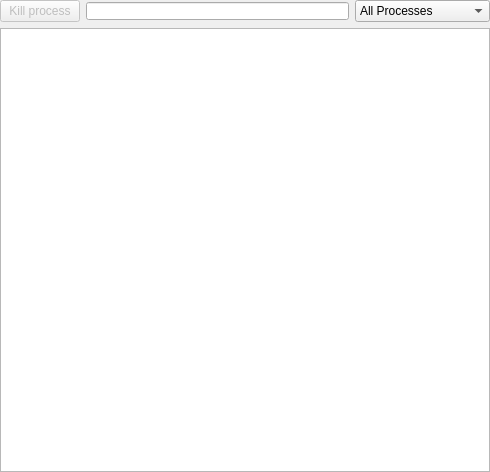
<ui version="4.0" >
 <class>ProcessWidget</class>
 <widget class="QWidget" name="ProcessWidget" >
  <property name="geometry" >
   <rect>
    <x>0</x>
    <y>0</y>
    <width>490</width>
    <height>472</height>
   </rect>
  </property>
  <property name="windowTitle" >
   <string>Form</string>
  </property>
  <layout class="QVBoxLayout" >
   <property name="leftMargin" >
    <number>0</number>
   </property>
   <property name="topMargin" >
    <number>0</number>
   </property>
   <property name="rightMargin" >
    <number>0</number>
   </property>
   <property name="bottomMargin" >
    <number>0</number>
   </property>
   <item>
    <layout class="QHBoxLayout" >
     <item>
      <widget class="QPushButton" name="btnKillProcess" >
       <property name="enabled" >
        <bool>false</bool>
       </property>
       <property name="sizePolicy" >
        <sizepolicy vsizetype="Fixed" hsizetype="Fixed" >
         <horstretch>0</horstretch>
         <verstretch>0</verstretch>
        </sizepolicy>
       </property>
       <property name="text" >
        <string>Kill process</string>
       </property>
       <property name="flat" >
        <bool>false</bool>
       </property>
      </widget>
     </item>
     <item>
      <widget class="KLineEdit" name="txtFilter" >
       <property name="styleSheet" >
        <string>QLineEdit { padding-right: 16; }</string>
       </property>
       <property name="urlDropsEnabled" >
        <bool>false</bool>
       </property>
       <property name="clickMessage" >
        <string> Quick search</string>
       </property>
       <property name="showClearButton" stdset="0" >
        <bool>true</bool>
       </property>
      </widget>
     </item>
     <item>
      <widget class="QComboBox" name="cmbFilter" >
       <property name="sizePolicy" >
        <sizepolicy vsizetype="Fixed" hsizetype="Fixed" >
         <horstretch>0</horstretch>
         <verstretch>0</verstretch>
        </sizepolicy>
       </property>
       <property name="maxCount" >
        <number>10</number>
       </property>
       <property name="sizeAdjustPolicy" >
        <enum>QComboBox::AdjustToContentsOnFirstShow</enum>
       </property>
       <item>
        <property name="text" >
         <string>All Processes</string>
        </property>
       </item>
       <item>
        <property name="text" >
         <string>All Processes, Tree</string>
        </property>
       </item>
       <item>
        <property name="text" >
         <string>System Processes</string>
        </property>
       </item>
       <item>
        <property name="text" >
         <string>User Processes</string>
        </property>
       </item>
       <item>
        <property name="text" >
         <string>Own Processes</string>
        </property>
       </item>
      </widget>
     </item>
    </layout>
   </item>
   <item>
    <widget class="QTreeView" name="treeView" >
     <property name="editTriggers" >
      <set>QAbstractItemView::NoEditTriggers</set>
     </property>
     <property name="alternatingRowColors" >
      <bool>true</bool>
     </property>
     <property name="selectionMode" >
      <enum>QAbstractItemView::SingleSelection</enum>
     </property>
     <property name="selectionBehavior" >
      <enum>QAbstractItemView::SelectRows</enum>
     </property>
     <property name="rootIsDecorated" >
      <bool>false</bool>
     </property>
     <property name="uniformRowHeights" >
      <bool>true</bool>
     </property>
     <property name="itemsExpandable" >
      <bool>true</bool>
     </property>
     <property name="sortingEnabled" >
      <bool>true</bool>
     </property>
     <property name="animated" >
      <bool>false</bool>
     </property>
     <property name="allColumnsShowFocus" >
      <bool>true</bool>
     </property>
    </widget>
   </item>
  </layout>
 </widget>
 <customwidgets>
  <customwidget>
   <class>KLineEdit</class>
   <extends>QLineEdit</extends>
   <header>klineedit.h</header>
  </customwidget>
 </customwidgets>
 <resources/>
 <connections/>
</ui>
